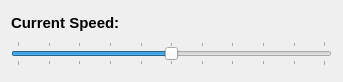
<?xml version="1.0" encoding="UTF-8"?>
<ui version="4.0">
 <class>currentWidget</class>
 <widget class="QWidget" name="currentWidget">
  <property name="geometry">
   <rect>
    <x>0</x>
    <y>0</y>
    <width>343</width>
    <height>82</height>
   </rect>
  </property>
  <property name="sizePolicy">
   <sizepolicy hsizetype="Preferred" vsizetype="Fixed">
    <horstretch>0</horstretch>
    <verstretch>0</verstretch>
   </sizepolicy>
  </property>
  <property name="windowTitle">
   <string>Form</string>
  </property>
  <layout class="QVBoxLayout" name="verticalLayout">
   <item>
    <widget class="QLabel" name="currSpeedLabel">
     <property name="sizePolicy">
      <sizepolicy hsizetype="Ignored" vsizetype="Fixed">
       <horstretch>0</horstretch>
       <verstretch>0</verstretch>
      </sizepolicy>
     </property>
     <property name="palette">
      <palette>
       <active>
        <colorrole role="WindowText">
         <brush brushstyle="SolidPattern">
          <color alpha="255">
           <red>0</red>
           <green>0</green>
           <blue>0</blue>
          </color>
         </brush>
        </colorrole>
        <colorrole role="Text">
         <brush brushstyle="SolidPattern">
          <color alpha="255">
           <red>0</red>
           <green>0</green>
           <blue>0</blue>
          </color>
         </brush>
        </colorrole>
        <colorrole role="PlaceholderText">
         <brush brushstyle="NoBrush">
          <color alpha="128">
           <red>0</red>
           <green>0</green>
           <blue>0</blue>
          </color>
         </brush>
        </colorrole>
       </active>
       <inactive>
        <colorrole role="WindowText">
         <brush brushstyle="SolidPattern">
          <color alpha="255">
           <red>0</red>
           <green>0</green>
           <blue>0</blue>
          </color>
         </brush>
        </colorrole>
        <colorrole role="Text">
         <brush brushstyle="SolidPattern">
          <color alpha="255">
           <red>0</red>
           <green>0</green>
           <blue>0</blue>
          </color>
         </brush>
        </colorrole>
        <colorrole role="PlaceholderText">
         <brush brushstyle="NoBrush">
          <color alpha="128">
           <red>0</red>
           <green>0</green>
           <blue>0</blue>
          </color>
         </brush>
        </colorrole>
       </inactive>
       <disabled>
        <colorrole role="WindowText">
         <brush brushstyle="SolidPattern">
          <color alpha="255">
           <red>144</red>
           <green>144</green>
           <blue>144</blue>
          </color>
         </brush>
        </colorrole>
        <colorrole role="Text">
         <brush brushstyle="SolidPattern">
          <color alpha="255">
           <red>144</red>
           <green>144</green>
           <blue>144</blue>
          </color>
         </brush>
        </colorrole>
        <colorrole role="PlaceholderText">
         <brush brushstyle="NoBrush">
          <color alpha="128">
           <red>0</red>
           <green>0</green>
           <blue>0</blue>
          </color>
         </brush>
        </colorrole>
       </disabled>
      </palette>
     </property>
     <property name="font">
      <font>
       <pointsize>11</pointsize>
       <weight>75</weight>
       <bold>true</bold>
      </font>
     </property>
     <property name="styleSheet">
      <string notr="true"/>
     </property>
     <property name="locale">
      <locale language="C" country="AnyCountry"/>
     </property>
     <property name="text">
      <string>Current Speed:</string>
     </property>
    </widget>
   </item>
   <item>
    <widget class="QSlider" name="currSpeedSlider">
     <property name="minimum">
      <number>1</number>
     </property>
     <property name="maximum">
      <number>1000</number>
     </property>
     <property name="value">
      <number>500</number>
     </property>
     <property name="orientation">
      <enum>Qt::Horizontal</enum>
     </property>
     <property name="tickPosition">
      <enum>QSlider::TicksBothSides</enum>
     </property>
     <property name="tickInterval">
      <number>100</number>
     </property>
    </widget>
   </item>
  </layout>
 </widget>
 <resources/>
 <connections/>
</ui>
